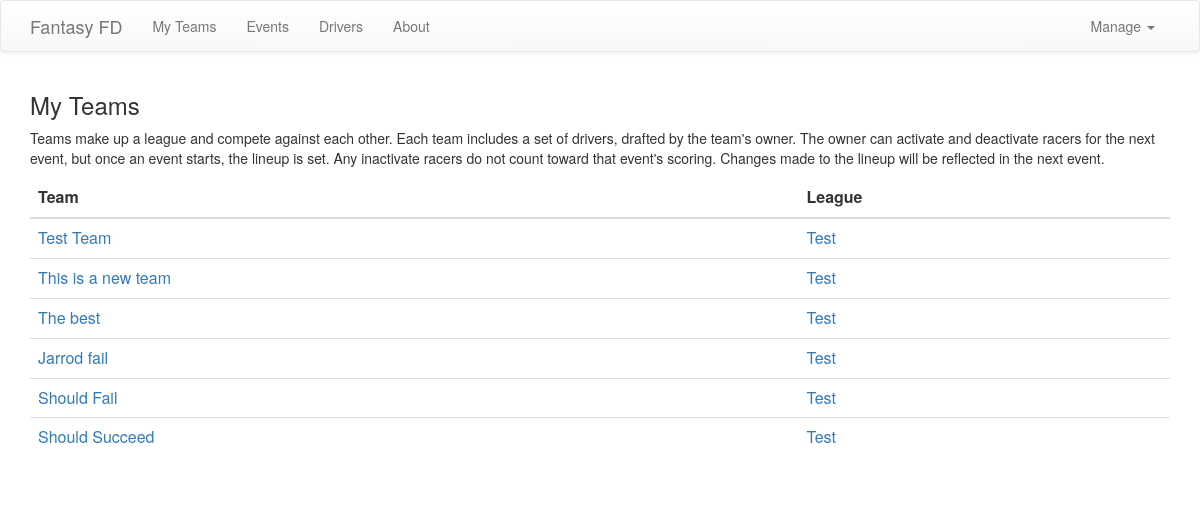
The app's page /fantasyTeams (signed in) with its own data.
### drift/models.py (models this page shows, shortened)
class Team(models.Model):
    created_at = models.DateTimeField(auto_now_add=True)
    modified_at = models.DateTimeField(auto_now=True)
    league = models.ForeignKey(League, models.SET_NULL, blank=True, null=True)
    owner = models.ForeignKey(User, models.CASCADE)
    name = models.TextField()
    racers = models.ManyToManyField(Racer)

class League(models.Model):
    created_at = models.DateTimeField(auto_now_add=True)
    modified_at = models.DateTimeField(auto_now=True)
    name = models.TextField()
    race_official = models.ForeignKey(User, models.SET_NULL, blank=True, null=True)
    key_required = models.BooleanField(default=True, verbose_name="Require a key to join?")

### drift/views.py (the view)
# urls.py: path('fantasyTeams', views.MyFantasyTeams.as_view(), name='myFantasyTeams'),
class MyFantasyTeams(View):
    def get(self, request):
        teams = Team.objects.filter(owner=request.user)
        if len(teams) == 0:
            teams = Team.objects.all()
            noTeams = True
        else:
            noTeams = False
        context = {'teams': teams, 'noTeams': noTeams}
        return render(request, 'drift/myteams.html', context)

### drift/templates/drift/myteams.html (shortened to what this page needs)
{% extends "base.html" %}
{% block title_page %}
    <h3>My Teams</h3>
{% endblock title_page %}
{% block content %}
    <div class="row">
        <div class="col-sm-12">
            <p>Teams make up a league and compete against each other. Each team includes a set of drivers, drafted by the team's owner. The owner can activate and deactivate racers for the next event, but once an event starts, the lineup is set. Any inactivate racers do not count toward that event's scoring. Changes made to the lineup will be reflected in the next event.</p>
        </div>
    </div>
    <div class="row">
        <div class="col-sm-12">
            <table class="table">
                <thead>
                    <tr>
                        <th scope="col">Team</th>
                        <th scope="col">League</th>
                    </tr>
                </thead>
                <tbody>
                    {% for team in teams %}
                        <tr>
                            <td><a href="{% url 'drift:viewFantasyTeam' team.id %}">{{team.name}}</a></td>
                            <td><a href="">{{team.league.name}}</a></td>
                        </tr>
                    {% endfor %}
                </tbody>
            </table>
        </div>
    </div>
{% endblock content %}

### records on screen
Team: name "Test Team", league.name "Test"
Team: name "This is a new team", league.name "Test"
Team: name "The best", league.name "Test"
Team: name "Jarrod fail", league.name "Test"
Team: name "Should Fail", league.name "Test"
Team: name "Should Succeed", league.name "Test"
